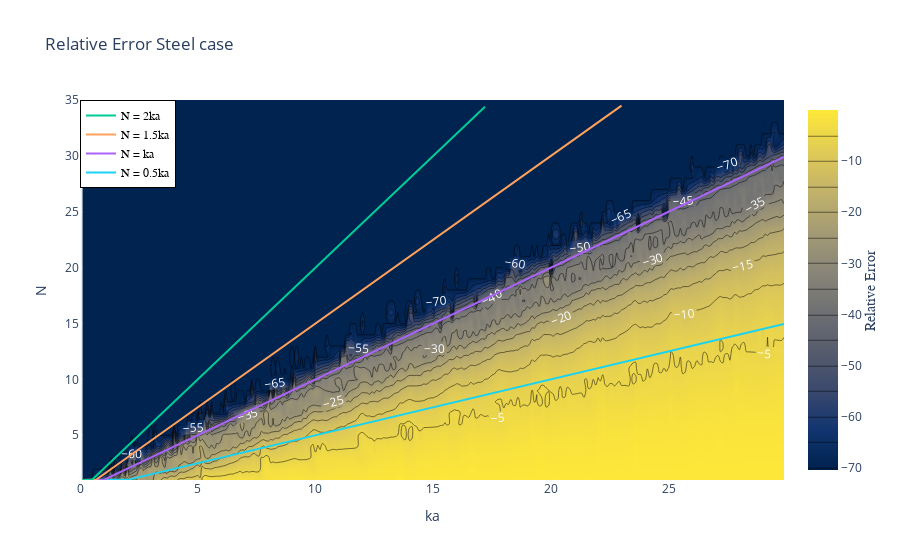

Here is the notebook cell this chart was saved with:
### Code cell
y_05 = []
y_10 = []
y_15 = []
y_20 = []
# y_25 = []
# y_30 = []

z_prepared = np.transpose(np.array(logarifmic_relative_error_steel))
ka_sliced = ka_array
# print(N_array)

for ka in ka_sliced:
    y_05.append(ka * .5)
    y_10.append(ka)
    y_15.append(ka * 1.5)
    y_20.append(ka * 2)
#     y_25.append(ka * 2.5)
#     y_30.append(ka * 3)
    
    
# x_30 = ka_sliced[:66]
# y_30_right = formatLines(y_30[:66], x_30)

# x_25 = ka_sliced[:78]
# y_25_right = formatLines(y_25[:78], x_25)

x_20 = ka_sliced[:172]
y_20_right = formatLines(y_20[:172], x_20)

x_15 = ka_sliced[:230]
y_15_right = formatLines(y_15[:230], x_15)

x_10 = ka_sliced
y_10_right = formatLines(y_10, x_10)

x_05 = ka_sliced
y_05_right = formatLines(y_05, x_05)



# fig = px.line(x=t, y=np.cos(t), labels={'x':'t', 'y':'cos(t)'})
colorscale = [[0, 'mediumturquoise'], [0.5, 'lightsalmon'], [1, 'gold']]
fig = go.Figure(data =
    go.Contour(
        z=z_prepared,
        x=ka_array,
        y=N_array,
        contours=dict(
            coloring ='heatmap',
            showlabels = True,
            labelfont = dict(
                size = 12,
                color = 'white',
            )
        ),
#         colorscale="Viridis",
        colorscale="Cividis",
    colorbar=dict(
            title='Relative Error',
            titleside='right',
            titlefont=dict(
                size=14,
                family='Arial, sans-serif')
        )))
fig.update_layout(title = 'Relative Error Steel case')
fig.update_xaxes(title = 'ka')
fig.update_yaxes(title = 'N')
fig.add_trace(go.Scatter(y=y_05_right, x=x_05, mode="lines", name="N = 0.5ka", line=dict(color="#19D3F3", width=2)))
fig.add_trace(go.Scatter(y=y_10_right, x=x_10, mode="lines", name="N = ka", line=dict(color="#AB63FA", width=2)))
fig.add_trace(go.Scatter(y=y_15_right, x=x_15, mode="lines", name="N = 1.5ka", line=dict(color="#FFA15A", width=2)))
fig.add_trace(go.Scatter(y=y_20_right, x=x_20, mode="lines", name="N = 2ka", line=dict(color="#00CC96", width=2)))
# fig.add_trace(go.Scatter(y=y_25_right, x=x_25, mode="lines", name="N = 2.5ka", line=dict(color="#EF553B", width=2)))
# fig.add_trace(go.Scatter(y=y_30_right, x=x_30, mode="lines", name="N = 3ka", line=dict(color='royalblue', width=2)))
fig.update_layout(
    legend=dict(
        x=0,
        y=1,
        traceorder="reversed",
        title_font_family="Times New Roman",
        font=dict(
            family="Courier",
            size=12,
            color="black"
        ),
        bgcolor="White",
        bordercolor="black",
        borderwidth=1
    )
)
fig.update_layout(yaxis_range=[1,35])
fig.update_layout(xaxis_range=[0,29.9])
fig.show()

### Figure 1 — Plotly figure (JSON) as saved in the notebook; plotly's stock layout.template omitted (floating-point values rounded to 4 significant figures; data arrays with more than 128 entries replaced by an {"elided": "..."} marker saying what was removed)
{"data": [{"colorbar": {"title": {"font": {"family": "Arial, sans-serif", "size": 14}, "side": "right", "text": "Relative Error"}}, "colorscale": [[0, "#00224e"], [0.1111, "#123570"], [0.2222, "#3b496c"], [0.3333, "#575d6d"], [0.4444, "#707173"], [0.5556, "#8a8678"], [0.6667, "#a59c74"], [0.7778, "#c3b369"], [0.8889, "#e1cc55"], [1, "#fee838"]], "contours": {"coloring": "heatmap", "labelfont": {"color": "white", "size": 12}, "showlabels": true}, "type": "contour", "x": {"elided": "299 float values"}, "y": {"elided": "154 int values"}, "z": {"elided": "35x299 float values"}}, {"line": {"color": "#19D3F3", "width": 2}, "mode": "lines", "name": "N = 0.5ka", "type": "scatter", "x": {"elided": "299 float values"}, "y": {"elided": "299 float values"}}, {"line": {"color": "#AB63FA", "width": 2}, "mode": "lines", "name": "N = ka", "type": "scatter", "x": {"elided": "299 float values"}, "y": {"elided": "299 float values"}}, {"line": {"color": "#FFA15A", "width": 2}, "mode": "lines", "name": "N = 1.5ka", "type": "scatter", "x": {"elided": "230 float values"}, "y": {"elided": "230 float values"}}, {"line": {"color": "#00CC96", "width": 2}, "mode": "lines", "name": "N = 2ka", "type": "scatter", "x": {"elided": "172 float values"}, "y": {"elided": "172 float values"}}], "layout": {"legend": {"bgcolor": "White", "bordercolor": "black", "borderwidth": 1, "font": {"color": "black", "family": "Courier", "size": 12}, "title": {"font": {"family": "Times New Roman"}}, "traceorder": "reversed", "x": 0, "y": 1}, "title": {"text": "Relative Error Steel case"}, "xaxis": {"range": [0, 29.9], "title": {"text": "ka"}}, "yaxis": {"range": [1, 35], "title": {"text": "N"}}}}
